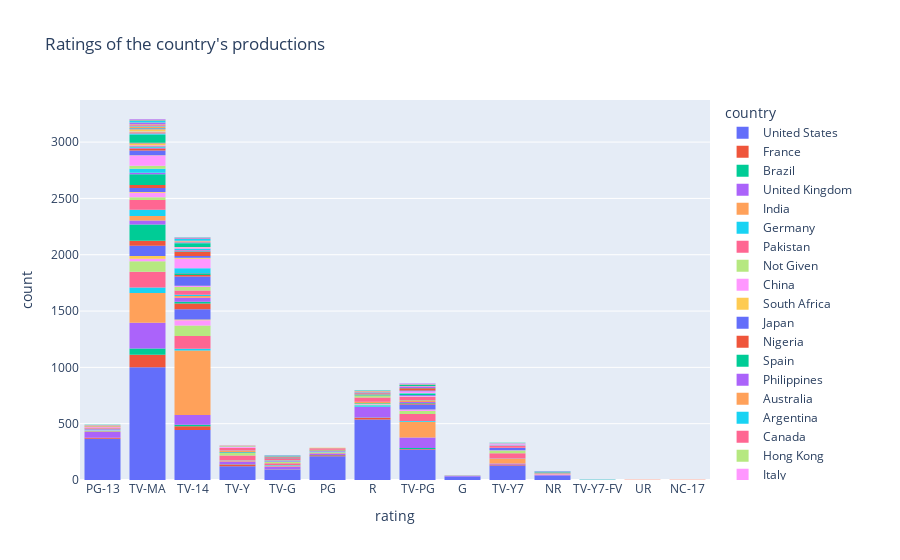

The notebook cell this image was saved under:
### Code cell
px.histogram(data_frame=df,x='rating',color='country',title="Ratings of the country's productions")
